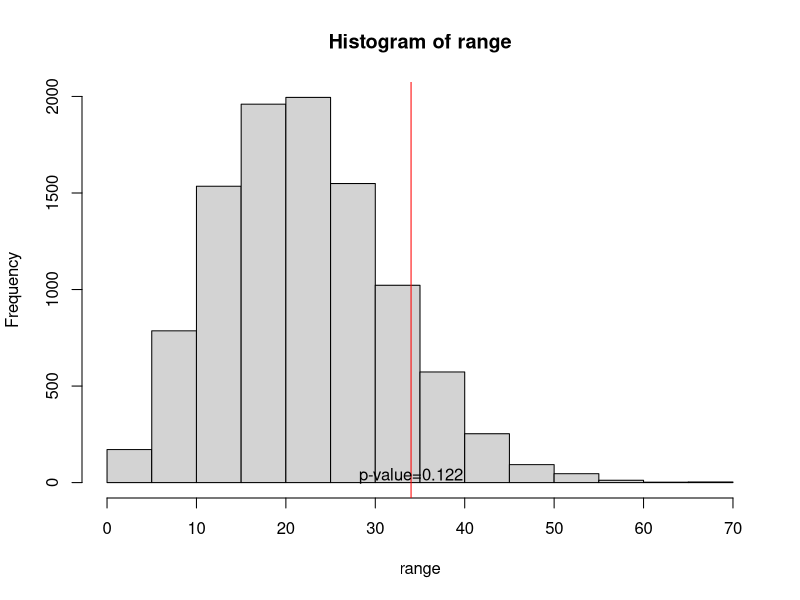
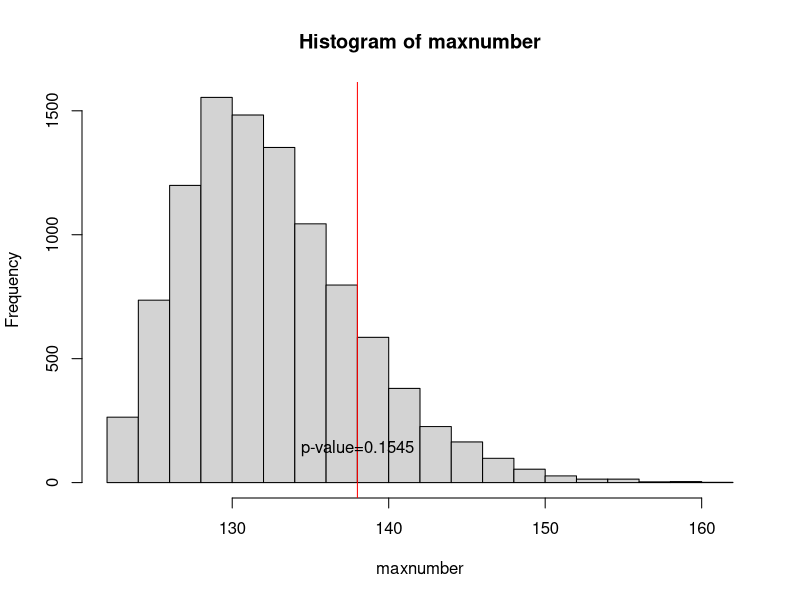
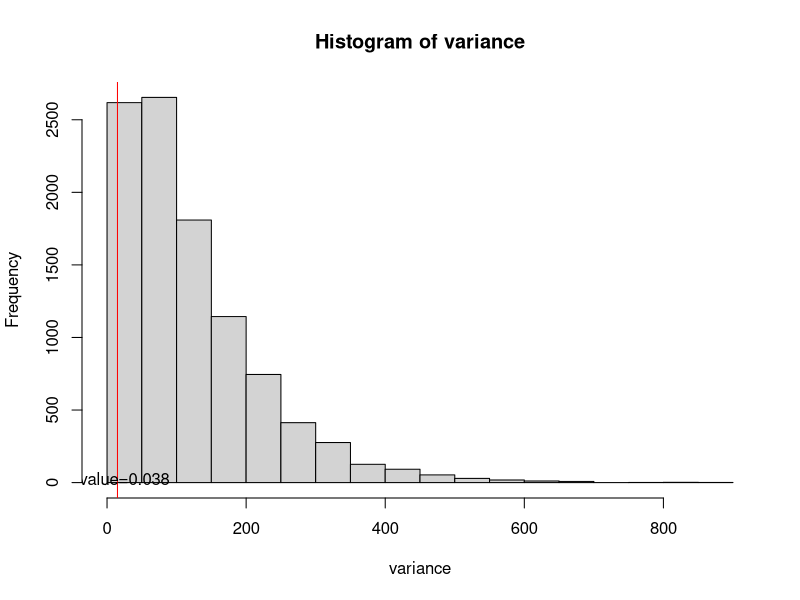

The R source for these figures, in order:
## ---- chunk 1
# Pseudocode for the golf ball problem in assignment 1

# Do the following repeatedly, for each test statistic that you use.

# 1 Pick a test statistic. An example might be to use the range between the highest and lowest number in the four cells of the table.

# 2. We then find the behavior of the test statistic under the null hypothesis that all numbers are equally likely by repeatedly doing the following (say 10000 times):
# 2a. Generate a simulated dataset of the same size as the one we observed. So, in this example it will contain 486 simulated golf-balls, # with the number of each being sampled from a discrete uniform distribution DU[1,4].
# 2b. Calculate the value of the test statistic for that simulated dataset (so here, we construct a table of frequencies, just like for the observed data, and then take the difference between the larget and smallest numbers in that table). Store this value.

# 3. After repeating 2a and 2b 10000 times, and storing the 10000 values of the test statistic that results, plot those values, using a histogram, say. This is the "null distribution" of the test statistic under the null hypothesis that all numbers arew equally likely.

# 4. Plot the value of the test statistic for the observed dataset (which is 34 if we use the range as an example).

# 5. If the observed test statistic value falls in the tails of the null distribution plotted in step 3, (quantify this using the percentile of that value in the null distribution - known as the p-value) we reject the null hypothesis that the numbers on the balls are uniformly distributed.

## ---- chunk 2
#install.packages("purrr")
library("purrr")

#initialize
NumberOfTrials <- 10000
GolfballNumber <- 0
range <- vector()
maxnumber <- vector()
variance <- vector()
observed <- c(137, 138, 107, 104)
## ---- chunk 3
set.seed(1234)
#compute range
for (i in 1:NumberOfTrials) {
  GolfballNumber <- rdunif(486,1,4) #generate golf ball number
  range[i] <- max(table(GolfballNumber))-min(table(GolfballNumber))
}

#compute p-value
r <- length(range[which(range>(max(observed)-min(observed)))])
p_value1 <- r/NumberOfTrials

#plot test statistics 
hist(range)
abline(v=34, col="red")
text(34,34,"p-value=0.122")
## ---- chunk 4
#compute maximum
for (i in 1:NumberOfTrials) {
  GolfballNumber <- rdunif(486,1,4)
  maxnumber[i] <- max(table(GolfballNumber))
}

#compute p-value
m <- length(maxnumber[which(maxnumber>max(observed))])
p_value2 <- m/NumberOfTrials

#plot test statistics
hist(maxnumber)
abline(v=138, col="red")
text(138,138,"p-value=0.1545")
## ---- chunk 5
#compute variance
for (i in 1:NumberOfTrials) {
  GolfballNumber <- rdunif(486,1,4)
  variance[i] <- var(table(GolfballNumber))
}

#compute p-value
v <- length(variance[which(variance>var(observed))])
p_value3 <- v/NumberOfTrials

#plot test statistics
hist(variance)
abline(v=15, col="red")
text(15,15,"p-value=0.038")
